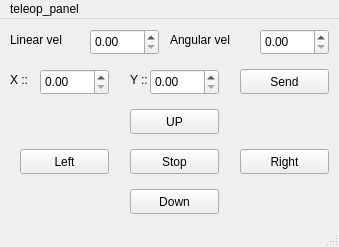
<?xml version="1.0" encoding="UTF-8"?>
<ui version="4.0">
 <class>QtTeleopPanel</class>
 <widget class="QMainWindow" name="QtTeleopPanel">
  <property name="geometry">
   <rect>
    <x>0</x>
    <y>0</y>
    <width>339</width>
    <height>247</height>
   </rect>
  </property>
  <property name="windowTitle">
   <string>QtTeleopPanel</string>
  </property>
  <widget class="QWidget" name="centralwidget">
   <widget class="QLabel" name="X_label">
    <property name="geometry">
     <rect>
      <x>10</x>
      <y>50</y>
      <width>21</width>
      <height>21</height>
     </rect>
    </property>
    <property name="text">
     <string>X ::</string>
    </property>
   </widget>
   <widget class="QDoubleSpinBox" name="X_doubleSpinBox">
    <property name="geometry">
     <rect>
      <x>40</x>
      <y>50</y>
      <width>69</width>
      <height>26</height>
     </rect>
    </property>
   </widget>
   <widget class="QLabel" name="Y_label">
    <property name="geometry">
     <rect>
      <x>130</x>
      <y>50</y>
      <width>21</width>
      <height>21</height>
     </rect>
    </property>
    <property name="text">
     <string>Y ::</string>
    </property>
   </widget>
   <widget class="QDoubleSpinBox" name="Y_doubleSpinBox">
    <property name="geometry">
     <rect>
      <x>150</x>
      <y>50</y>
      <width>69</width>
      <height>26</height>
     </rect>
    </property>
   </widget>
   <widget class="QPushButton" name="Send_Button">
    <property name="geometry">
     <rect>
      <x>240</x>
      <y>50</y>
      <width>89</width>
      <height>25</height>
     </rect>
    </property>
    <property name="text">
     <string>Send</string>
    </property>
   </widget>
   <widget class="QPushButton" name="Up_Button">
    <property name="geometry">
     <rect>
      <x>130</x>
      <y>90</y>
      <width>89</width>
      <height>25</height>
     </rect>
    </property>
    <property name="text">
     <string>UP</string>
    </property>
   </widget>
   <widget class="QPushButton" name="Stop_Button">
    <property name="geometry">
     <rect>
      <x>130</x>
      <y>130</y>
      <width>89</width>
      <height>25</height>
     </rect>
    </property>
    <property name="text">
     <string>Stop</string>
    </property>
   </widget>
   <widget class="QPushButton" name="Down_Button">
    <property name="geometry">
     <rect>
      <x>130</x>
      <y>170</y>
      <width>89</width>
      <height>25</height>
     </rect>
    </property>
    <property name="text">
     <string>Down</string>
    </property>
   </widget>
   <widget class="QPushButton" name="Left_Button">
    <property name="geometry">
     <rect>
      <x>20</x>
      <y>130</y>
      <width>89</width>
      <height>25</height>
     </rect>
    </property>
    <property name="text">
     <string>Left</string>
    </property>
   </widget>
   <widget class="QPushButton" name="RIght_Button">
    <property name="geometry">
     <rect>
      <x>240</x>
      <y>130</y>
      <width>89</width>
      <height>25</height>
     </rect>
    </property>
    <property name="text">
     <string>Right</string>
    </property>
   </widget>
   <widget class="QDoubleSpinBox" name="Linear_doubleSpinBox">
    <property name="geometry">
     <rect>
      <x>90</x>
      <y>10</y>
      <width>69</width>
      <height>26</height>
     </rect>
    </property>
    <property name="maximum">
     <double>1.000000000000000</double>
    </property>
    <property name="singleStep">
     <double>0.010000000000000</double>
    </property>
   </widget>
   <widget class="QLabel" name="LInear_label">
    <property name="geometry">
     <rect>
      <x>10</x>
      <y>10</y>
      <width>67</width>
      <height>21</height>
     </rect>
    </property>
    <property name="text">
     <string>Linear vel</string>
    </property>
   </widget>
   <widget class="QLabel" name="Angular_label">
    <property name="geometry">
     <rect>
      <x>170</x>
      <y>10</y>
      <width>81</width>
      <height>21</height>
     </rect>
    </property>
    <property name="text">
     <string>Angular vel</string>
    </property>
   </widget>
   <widget class="QDoubleSpinBox" name="Angular_doubleSpinBox">
    <property name="geometry">
     <rect>
      <x>260</x>
      <y>10</y>
      <width>69</width>
      <height>26</height>
     </rect>
    </property>
    <property name="maximum">
     <double>1.000000000000000</double>
    </property>
    <property name="singleStep">
     <double>0.100000000000000</double>
    </property>
   </widget>
  </widget>
  <widget class="QMenuBar" name="menubar">
   <property name="geometry">
    <rect>
     <x>0</x>
     <y>0</y>
     <width>339</width>
     <height>22</height>
    </rect>
   </property>
   <widget class="QMenu" name="menuteleop_panel">
    <property name="title">
     <string>teleop_panel</string>
    </property>
   </widget>
   <addaction name="menuteleop_panel"/>
  </widget>
  <widget class="QStatusBar" name="statusbar"/>
 </widget>
 <resources/>
 <connections/>
</ui>
